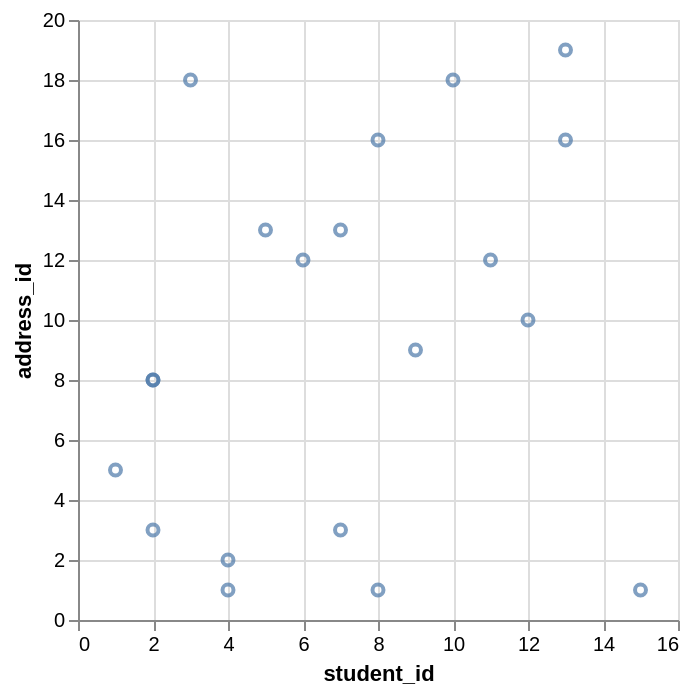

Source (Vega-Lite JSON):
### Vega-Lite specification from a JSON file in a GitHub repository (floating-point values rounded to 4 significant figures)
{"data": {"values": [{"x_data": 13, "y_data": 16}, {"x_data": 8, "y_data": 1}, {"x_data": 2, "y_data": 8}, {"x_data": 4, "y_data": 2}, {"x_data": 3, "y_data": 18}, {"x_data": 7, "y_data": 13}, {"x_data": 5, "y_data": 13}, {"x_data": 12, "y_data": 10}, {"x_data": 15, "y_data": 1}, {"x_data": 1, "y_data": 5}, {"x_data": 7, "y_data": 3}, {"x_data": 2, "y_data": 8}, {"x_data": 6, "y_data": 12}, {"x_data": 2, "y_data": 3}, {"x_data": 4, "y_data": 1}, {"x_data": 11, "y_data": 12}, {"x_data": 8, "y_data": 16}, {"x_data": 9, "y_data": 9}, {"x_data": 13, "y_data": 19}, {"x_data": 10, "y_data": 18}]}, "mark": "point", "encoding": {"x": {"field": "x_data", "type": "quantitative", "title": "student_id"}, "y": {"field": "y_data", "type": "quantitative", "title": "address_id"}}}
